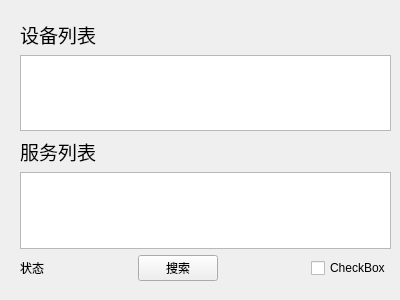
<?xml version="1.0" encoding="UTF-8"?>
<ui version="4.0">
 <class>ConncectWidget</class>
 <widget class="QWidget" name="ConncectWidget">
  <property name="geometry">
   <rect>
    <x>0</x>
    <y>0</y>
    <width>400</width>
    <height>300</height>
   </rect>
  </property>
  <property name="windowTitle">
   <string>连接窗口</string>
  </property>
  <widget class="QWidget" name="">
   <property name="geometry">
    <rect>
     <x>20</x>
     <y>20</y>
     <width>371</width>
     <height>261</height>
    </rect>
   </property>
   <layout class="QVBoxLayout" name="verticalLayout">
    <item>
     <widget class="QLabel" name="label">
      <property name="font">
       <font>
        <pointsize>14</pointsize>
       </font>
      </property>
      <property name="text">
       <string>设备列表</string>
      </property>
     </widget>
    </item>
    <item>
     <widget class="QListWidget" name="deviceListWidget"/>
    </item>
    <item>
     <widget class="QLabel" name="label_2">
      <property name="font">
       <font>
        <pointsize>14</pointsize>
       </font>
      </property>
      <property name="text">
       <string>服务列表</string>
      </property>
     </widget>
    </item>
    <item>
     <widget class="QListWidget" name="serviceListWidget"/>
    </item>
    <item>
     <layout class="QHBoxLayout" name="horizontalLayout">
      <item>
       <widget class="QLabel" name="statusLabel">
        <property name="text">
         <string>状态</string>
        </property>
       </widget>
      </item>
      <item>
       <spacer name="horizontalSpacer_2">
        <property name="orientation">
         <enum>Qt::Horizontal</enum>
        </property>
        <property name="sizeHint" stdset="0">
         <size>
          <width>40</width>
          <height>20</height>
         </size>
        </property>
       </spacer>
      </item>
      <item>
       <widget class="QPushButton" name="searchBtn">
        <property name="text">
         <string>搜索</string>
        </property>
       </widget>
      </item>
      <item>
       <spacer name="horizontalSpacer">
        <property name="orientation">
         <enum>Qt::Horizontal</enum>
        </property>
        <property name="sizeHint" stdset="0">
         <size>
          <width>40</width>
          <height>20</height>
         </size>
        </property>
       </spacer>
      </item>
      <item>
       <widget class="QCheckBox" name="checkBox">
        <property name="text">
         <string>CheckBox</string>
        </property>
       </widget>
      </item>
     </layout>
    </item>
   </layout>
  </widget>
 </widget>
 <resources/>
 <connections/>
</ui>
